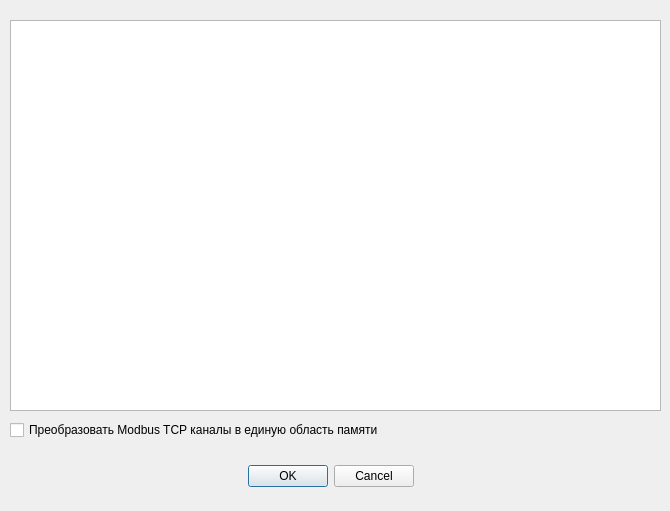
<?xml version="1.0" encoding="UTF-8"?>
<ui version="4.0">
 <class>dialog_RegulChannels</class>
 <widget class="QDialog" name="dialog_RegulChannels">
  <property name="windowModality">
   <enum>Qt::ApplicationModal</enum>
  </property>
  <property name="geometry">
   <rect>
    <x>0</x>
    <y>0</y>
    <width>670</width>
    <height>511</height>
   </rect>
  </property>
  <property name="sizePolicy">
   <sizepolicy hsizetype="Fixed" vsizetype="Fixed">
    <horstretch>0</horstretch>
    <verstretch>0</verstretch>
   </sizepolicy>
  </property>
  <property name="minimumSize">
   <size>
    <width>670</width>
    <height>511</height>
   </size>
  </property>
  <property name="maximumSize">
   <size>
    <width>670</width>
    <height>511</height>
   </size>
  </property>
  <property name="contextMenuPolicy">
   <enum>Qt::NoContextMenu</enum>
  </property>
  <property name="windowTitle">
   <string>Выберите конфигурацию каналов</string>
  </property>
  <widget class="QDialogButtonBox" name="buttonBox">
   <property name="geometry">
    <rect>
     <x>160</x>
     <y>460</y>
     <width>341</width>
     <height>32</height>
    </rect>
   </property>
   <property name="sizePolicy">
    <sizepolicy hsizetype="Fixed" vsizetype="Fixed">
     <horstretch>0</horstretch>
     <verstretch>0</verstretch>
    </sizepolicy>
   </property>
   <property name="layoutDirection">
    <enum>Qt::LeftToRight</enum>
   </property>
   <property name="autoFillBackground">
    <bool>false</bool>
   </property>
   <property name="orientation">
    <enum>Qt::Horizontal</enum>
   </property>
   <property name="standardButtons">
    <set>QDialogButtonBox::Cancel|QDialogButtonBox::Ok</set>
   </property>
   <property name="centerButtons">
    <bool>true</bool>
   </property>
  </widget>
  <widget class="QTableWidget" name="tableWidget_channels">
   <property name="geometry">
    <rect>
     <x>10</x>
     <y>20</y>
     <width>651</width>
     <height>391</height>
    </rect>
   </property>
   <property name="maximumSize">
    <size>
     <width>999</width>
     <height>651</height>
    </size>
   </property>
   <property name="sizeAdjustPolicy">
    <enum>QAbstractScrollArea::AdjustIgnored</enum>
   </property>
   <property name="selectionMode">
    <enum>QAbstractItemView::NoSelection</enum>
   </property>
   <property name="selectionBehavior">
    <enum>QAbstractItemView::SelectRows</enum>
   </property>
   <property name="textElideMode">
    <enum>Qt::ElideRight</enum>
   </property>
   <property name="cornerButtonEnabled">
    <bool>false</bool>
   </property>
   <property name="rowCount">
    <number>0</number>
   </property>
   <property name="columnCount">
    <number>0</number>
   </property>
   <attribute name="verticalHeaderVisible">
    <bool>false</bool>
   </attribute>
  </widget>
  <widget class="QCheckBox" name="chbx_modbusUniteArea">
   <property name="geometry">
    <rect>
     <x>10</x>
     <y>420</y>
     <width>381</width>
     <height>20</height>
    </rect>
   </property>
   <property name="statusTip">
    <string>Единая область памяти уменьшает загрузку ЦП</string>
   </property>
   <property name="text">
    <string>Преобразовать Modbus TCP каналы в единую область памяти</string>
   </property>
  </widget>
 </widget>
 <resources/>
 <connections>
  <connection>
   <sender>buttonBox</sender>
   <signal>accepted()</signal>
   <receiver>dialog_RegulChannels</receiver>
   <slot>accept()</slot>
   <hints>
    <hint type="sourcelabel">
     <x>248</x>
     <y>254</y>
    </hint>
    <hint type="destinationlabel">
     <x>157</x>
     <y>274</y>
    </hint>
   </hints>
  </connection>
  <connection>
   <sender>buttonBox</sender>
   <signal>rejected()</signal>
   <receiver>dialog_RegulChannels</receiver>
   <slot>reject()</slot>
   <hints>
    <hint type="sourcelabel">
     <x>316</x>
     <y>260</y>
    </hint>
    <hint type="destinationlabel">
     <x>286</x>
     <y>274</y>
    </hint>
   </hints>
  </connection>
 </connections>
</ui>
